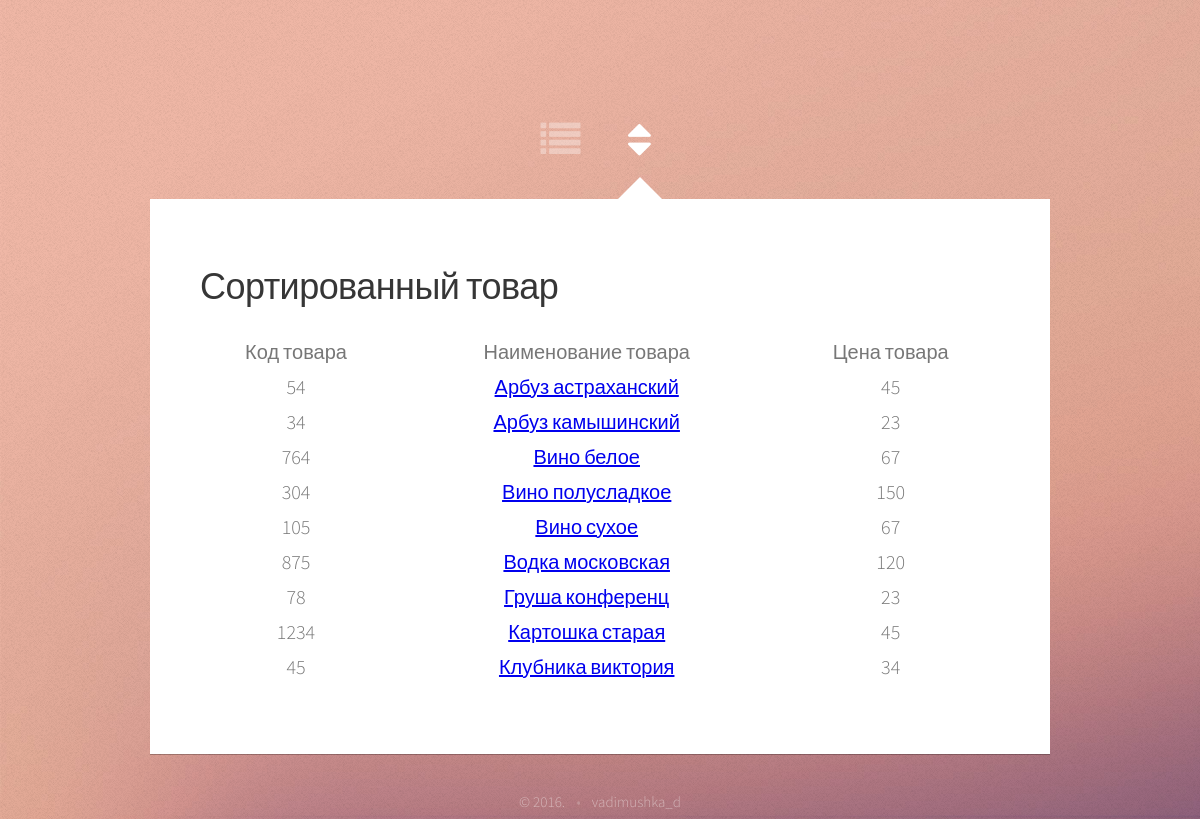
The app's page /sort.php?order=name_1 with its own data.
### tables this page shows
CREATE TABLE IF NOT EXISTS `warehouse` (
  `id` int(11) NOT NULL AUTO_INCREMENT,
  `code` int(11) NOT NULL COMMENT 'Код товара',
  `name` varchar(32) NOT NULL COMMENT 'Наименование товара',
  `price` int(11) NOT NULL COMMENT 'Цена товара',
  PRIMARY KEY (`id`)
);

### sort.php (the view, shortened to what this page needs)
<!DOCTYPE html>
<html>
<head>
    <link rel="stylesheet" href="assets/css/main.css" />
</head>
<body>
<div id="wrapper">
    <nav id="nav">
        <a href="" class="icon fa-list" onclick="history.back()"><span>Назад</span></a>
        <a href="#sort" class="icon fa-sort active"><span>Сортированное</span></a>
    </nav>
    <div id="main">
        <article id="sort" class="panel">
            <header>
                <h2>Сортированный товар</h2>
            </header>
            <?php
            include_once 'dpanel/functions.php';
            switch($order = (string) @$_GET['order']) {
                case 'name_1':
                    $order = 'name';
                    $sort = 'ASC';
                    break;
            }
            $sort_text = "ORDER BY `$order` $sort";
            $res = $db->prepare("SELECT `id`,`code`,`name`,`price` FROM `warehouse` $sort_text");
            $res->execute();
            if($res){ ?>
            <table>
                <tr>
                    <th>Код товара</th>
                    <th>Наименование товара</th>
                    <th>Цена товара</th>
                </tr>
                <?php
                while($row = $res->fetch(PDO::FETCH_ASSOC)){	?>
                    <tr>
                        <td class="position"><? echo $row["code"] ?></td>
                        <td class="position"><a class="href2" href="view_product.php?id=<? echo $row["id"] ?>" ><? echo $row["name"] ?></a></td>
                        <td class="position"><? echo $row["price"] ?></td>
                    </tr>
                    <?
                } ?>
            </table><?
            } else {
                echo "<p>Товаров нет!</p>";
            }
            ?>
        </article>
    </div>
    <div id="footer">
        <ul class="copyright">
            <li>&copy; 2016.</li><li>vadimushka_d</li>
        </ul>
    </div>
</div>
</body>
</html>

### assets/css/main.css (style rules this page uses)
html, body, div, span, applet, object, iframe, h1, h2, h3, h4, h5, h6, p, blockquote, pre, a, abbr, acronym, address, big, cite, code, del, dfn, em, img, ins, kbd, q, s, samp, small, strike, strong, sub, sup, tt, var, b, u, i, center, dl, dt, dd, ol, ul, li, fieldset, form, label, legend, table, caption, tbody, tfoot, thead, tr, th, td, article, aside, canvas, details, embed, figure, figcaption, footer, header, hgroup, menu, nav, output, ruby, section, summary, time, mark, audio, video { margin: 0; padding: 0; border: 0; font: inherit; vertical-align: baseline; }
article, aside, details, figcaption, figure, footer, header, hgroup, menu, nav, section { display: block; }
body { line-height: 1; }
ol, ul { list-style: none; }
table { border-collapse: collapse; border-spacing: 0; }
body { -webkit-text-size-adjust: none; }
*, *:before, *:after { -moz-box-sizing: border-box; -webkit-box-sizing: border-box; box-sizing: border-box; }
body { background: url("images/overlay.png"), url("images/bg.jpg") repeat, no-repeat; background-size: auto, 100% 100%; font-family: 'Source Sans Pro', sans-serif; font-weight: 300; color: #777777; }
strong, b, h1, h2, h3, h4, h5, h6 { font-weight: 400; color: #363636; }
table { width: 100%; }
section, article { margin-bottom: 3em; }
section > :last-child, section:last-child, article > :last-child, article:last-child { margin-bottom: 0; }
.icon { position: relative; text-decoration: none; }
.icon:before { -moz-osx-font-smoothing: grayscale; -webkit-font-smoothing: antialiased; font-family: FontAwesome, sans-serif; font-style: normal; font-weight: normal; text-transform: none !important; }
#nav a { position: relative; display: inline-block; color: #ffffff; width: 1em; height: 1em; line-height: 0.9em; }
#nav a.icon:before { padding-right: 0; }
#main { position: relative; overflow: hidden; }
.panel { position: relative; }
#footer { color: #ccc; color: rgba(255, 255, 255, 0.45); }
#footer .copyright li { display: inline-block; }
#footer .copyright li:before { display: inline; content: '\2022'; opacity: 0.5; padding: 0 0.75em 0 0.75em; }
#footer .copyright li:first-child:before { display: none; }
@media screen and (min-width: 737px) { html { min-width: 100%; min-height: 100%; } }
@media screen and (min-width: 737px) { body { width: 100%; min-width: 1000px; min-height: 100%; overflow-y: scroll; background-attachment: fixed; font-size: 14pt; line-height: 1.75em; } }
@media screen and (min-width: 737px) { h2 { font-size: 1.8em; letter-spacing: -0.015em; } }
@media screen and (min-width: 737px) { header { margin: 0 0 1.5em 0; } }
@media screen and (min-width: 737px) { #wrapper { width: 45em; margin: 0 auto; opacity: 0.00001; } }
@media screen and (min-width: 737px) { #nav { text-align: center; height: 4.25em; cursor: default; } }
@media screen and (min-width: 737px) { #nav a { font-size: 2.5em; margin: 0 0.25em 0 0.25em; opacity: 0.35; outline: 0; -moz-transition: opacity .25s ease-in-out; -webkit-transition: opacity .25s ease-in-out; -ms-transition: opacity .25s ease-in-out; transition: opacity .25s ease-in-out; } }
@media screen and (min-width: 737px) { #nav a:before { font-size: 0.8em; } }
@media screen and (min-width: 737px) { #nav a:after { content: ''; display: block; position: absolute; left: 50%; bottom: -0.75em; margin-left: -0.5em; border-bottom: solid 0 #ffffff; border-left: solid 0.5em transparent; border-right: solid 0.5em transparent; -moz-transition: border-bottom-width .25s ease-in-out; -webkit-transition: border-bottom-width .25s ease-in-out; -ms-transition: border-bottom-width .25s ease-in-out; transition: border-bottom-width .25s ease-in-out; } }
@media screen and (min-width: 737px) { #nav a.active { opacity: 1.0; } }
@media screen and (min-width: 737px) { #nav a.active:after { border-bottom-width: 0.5em; } }
@media screen and (min-width: 737px) { #main { width: 45em; background: #ffffff; box-shadow: 0 1px 0 0 rgba(0, 0, 0, 0.25); } }
@media screen and (min-width: 737px) { .panel { padding: 3.5em 2.5em 3.5em 2.5em; position: absolute; top: 0; left: 0; width: 45em; } }
@media screen and (min-width: 737px) { #footer { text-align: center; padding: 2em 0 0 0; font-size: 0.75em; } }
.position { text-align: center; }

### records on screen
warehouse: code "54", name "Арбуз астраханский", price "45"
warehouse: code "34", name "Арбуз камышинский", price "23"
warehouse: code "764", name "Вино белое", price "67"
warehouse: code "304", name "Вино полусладкое", price "150"
warehouse: code "105", name "Вино сухое", price "67"
warehouse: code "875", name "Водка московская", price "120"
warehouse: code "78", name "Груша конференц", price "23"
warehouse: code "1234", name "Картошка старая", price "45"
warehouse: code "45", name "Клубника виктория", price "34"
